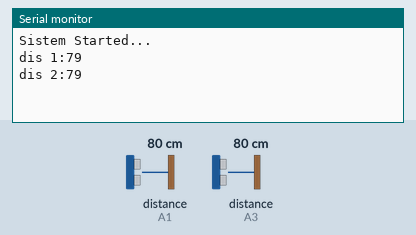
This sketch was run on a simulated Arduino Uno, built with avr-gcc and run on an emulated ATmega328P. Parts: the last lines printed to the serial monitor. Wiring (inferred from the names in the program): 2 × ultrasonic range finder: trigger A0, echo A1 / trigger A2, echo A3. Inputs (shaded band) come from the test bench; at power-on: distance to the obstacle (sensors on A1, A3) 80 cm. The echo pulse lasts 58.3 µs per cm; the modem accepts every AT command (registered, SIM ready, sends succeed) and sends nothing else.

Above: at 2.2 s.
2.3 s: distance to the obstacle (sensor on A1) set to 2 cm
9.5 s: distance to the obstacle (sensor on A3) set to 2 cm
At 10.0 s:
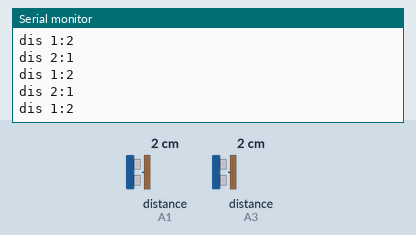
16.7 s: distance to the obstacle (sensor on A1) set to 4 cm
At 17.5 s:
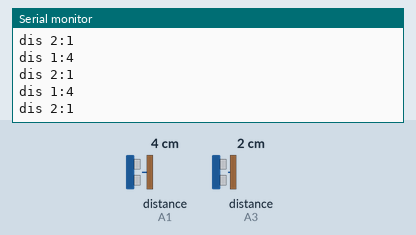
23.9 s: distance to the obstacle (sensor on A3) set to 4 cm
At 24.9 s:
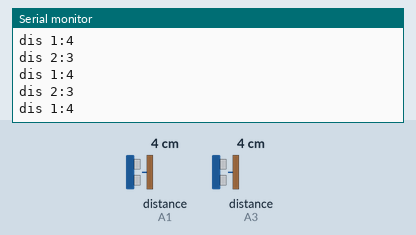
Timing chart, 0 to 26.9 s (numbered marks = the images above; inputs shaded):
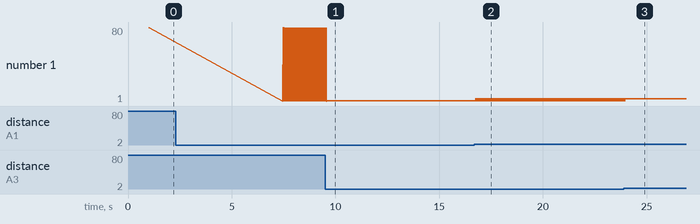

Measured:
- after the input at 9.5 s, the serial monitor: prints a new line after 0.07 s (image 1)
- after the input at 16.7 s, the serial monitor: prints a new line after 0.07 s (image 2)
- after the input at 23.9 s, the serial monitor: prints a new line after 0.07 s (image 3)

The sketch:

LandSlide.ino
```cpp
#include <SoftwareSerial.h>

#define trigPin1 A0
#define echoPin1 A1
#define trigPin2 A2
#define echoPin2 A3

SoftwareSerial sim(10, 11);
long duration, distance, FIRSTSensor,SECONDSensor,sumDistance;


int _timeout;
String number = "+91XXXXXX";

void setup() {

  Serial.begin(9600);
  Serial.println("Sistem Started...");
  sim.begin(9600);
  delay(1000);
  pinMode(trigPin1, OUTPUT);
  pinMode(echoPin1, INPUT);
  pinMode(trigPin2, OUTPUT);
  pinMode(echoPin2, INPUT);

}

void loop() {
  SonarSensor(trigPin1, echoPin1);
  FIRSTSensor = distance;
  Serial.print("dis 1:" );
  Serial.println(distance);
  SonarSensor(trigPin2, echoPin2);
  SECONDSensor = distance;
  sumDistance=FIRSTSensor+SECONDSensor;
  Serial.print("dis 2:" );
  Serial.println(distance);
  if(sumDistance>150 && sumDistance<300){
    callNumber();
    delay(3000);
    SendMessage();
  }

}

void SendMessage() {

  sim.println("AT+CSMP=17,167,0,0");
  delay(200);
  sim.print("AT+CMGS=\"");
  sim.print(number);
  sim.println("\"");
  delay(150);
  sim.print("LandSlide Detected");
  sim.write(26);
  delay(3000);
  Serial.println("");
  Serial.print("Send SMS to:");
  Serial.print(number);
  Serial.print(":");
  Serial.println("ho");
}

void RecieveMessage() {
  Serial.println ("SIM800L Read an SMS");
  sim.println("AT+CMGF=1");
  delay(200);
  sim.println("AT+CNMI=1,2,0,0,0"); // AT Command to receive a live SMS
  delay(200);
  Serial.write ("Unread Message done");
}


void callNumber() {
  sim.print (F("ATD"));
  sim.print (number);
  sim.print (F(";\r\n"));
//  _buffer = _readSerial();
//  Serial.println(_buffer);
}

void SonarSensor(int trigPin,int echoPin)
{
digitalWrite(trigPin, LOW);
delayMicroseconds(2);
digitalWrite(trigPin, HIGH);
delayMicroseconds(10);
digitalWrite(trigPin, LOW);
duration = pulseIn(echoPin, HIGH);
distance = (duration/2) / 29.1;
}
```
